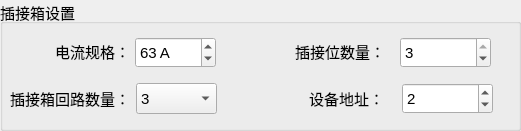
  <widget class="QGroupBox" name="groupBox_3">
   <property name="geometry">
    <rect>
     <x>0</x>
     <y>400</y>
     <width>521</width>
     <height>131</height>
    </rect>
   </property>
   <property name="font">
    <font>
     <pointsize>11</pointsize>
    </font>
   </property>
   <property name="title">
    <string>插接箱设置</string>
   </property>
   <widget class="QSpinBox" name="outNum">
    <property name="geometry">
     <rect>
      <x>400</x>
      <y>37</y>
      <width>91</width>
      <height>31</height>
     </rect>
    </property>
    <property name="font">
     <font>
      <pointsize>11</pointsize>
     </font>
    </property>
    <property name="suffix">
     <string/>
    </property>
    <property name="minimum">
     <number>1</number>
    </property>
    <property name="maximum">
     <number>3</number>
    </property>
    <property name="value">
     <number>3</number>
    </property>
   </widget>
   <widget class="QLabel" name="label_28">
    <property name="geometry">
     <rect>
      <x>265</x>
      <y>36</y>
      <width>120</width>
      <height>31</height>
     </rect>
    </property>
    <property name="minimumSize">
     <size>
      <width>120</width>
      <height>0</height>
     </size>
    </property>
    <property name="maximumSize">
     <size>
      <width>120</width>
      <height>16777215</height>
     </size>
    </property>
    <property name="font">
     <font>
      <family>微软雅黑</family>
      <pointsize>11</pointsize>
     </font>
    </property>
    <property name="text">
     <string>插接位数量：</string>
    </property>
    <property name="alignment">
     <set>Qt::AlignRight|Qt::AlignTrailing|Qt::AlignVCenter</set>
    </property>
   </widget>
   <widget class="QSpinBox" name="cirCur">
    <property name="geometry">
     <rect>
      <x>135</x>
      <y>37</y>
      <width>81</width>
      <height>31</height>
     </rect>
    </property>
    <property name="font">
     <font>
      <pointsize>11</pointsize>
     </font>
    </property>
    <property name="suffix">
     <string> A</string>
    </property>
    <property name="minimum">
     <number>30</number>
    </property>
    <property name="maximum">
     <number>120</number>
    </property>
    <property name="value">
     <number>63</number>
    </property>
   </widget>
   <widget class="QLabel" name="label_29">
    <property name="geometry">
     <rect>
      <x>10</x>
      <y>36</y>
      <width>120</width>
      <height>31</height>
     </rect>
    </property>
    <property name="minimumSize">
     <size>
      <width>120</width>
      <height>0</height>
     </size>
    </property>
    <property name="maximumSize">
     <size>
      <width>120</width>
      <height>16777215</height>
     </size>
    </property>
    <property name="font">
     <font>
      <family>微软雅黑</family>
      <pointsize>11</pointsize>
     </font>
    </property>
    <property name="text">
     <string>电流规格：</string>
    </property>
    <property name="alignment">
     <set>Qt::AlignRight|Qt::AlignTrailing|Qt::AlignVCenter</set>
    </property>
   </widget>
   <widget class="QLabel" name="label_21">
    <property name="geometry">
     <rect>
      <x>10</x>
      <y>88</y>
      <width>120</width>
      <height>20</height>
     </rect>
    </property>
    <property name="minimumSize">
     <size>
      <width>120</width>
      <height>0</height>
     </size>
    </property>
    <property name="maximumSize">
     <size>
      <width>120</width>
      <height>16777215</height>
     </size>
    </property>
    <property name="font">
     <font>
      <family>微软雅黑</family>
      <pointsize>11</pointsize>
     </font>
    </property>
    <property name="text">
     <string>插接箱回路数量：</string>
    </property>
    <property name="alignment">
     <set>Qt::AlignRight|Qt::AlignTrailing|Qt::AlignVCenter</set>
    </property>
   </widget>
   <widget class="QComboBox" name="cirNum">
    <property name="geometry">
     <rect>
      <x>136</x>
      <y>83</y>
      <width>81</width>
      <height>31</height>
     </rect>
    </property>
    <item>
     <property name="text">
      <string>3</string>
     </property>
    </item>
    <item>
     <property name="text">
      <string>6</string>
     </property>
    </item>
    <item>
     <property name="text">
      <string>9</string>
     </property>
    </item>
   </widget>
   <widget class="QLabel" name="label_23">
    <property name="geometry">
     <rect>
      <x>264</x>
      <y>83</y>
      <width>120</width>
      <height>31</height>
     </rect>
    </property>
    <property name="minimumSize">
     <size>
      <width>120</width>
      <height>0</height>
     </size>
    </property>
    <property name="maximumSize">
     <size>
      <width>120</width>
      <height>16777215</height>
     </size>
    </property>
    <property name="font">
     <font>
      <family>微软雅黑</family>
      <pointsize>11</pointsize>
     </font>
    </property>
    <property name="text">
     <string>设备地址：</string>
    </property>
    <property name="alignment">
     <set>Qt::AlignRight|Qt::AlignTrailing|Qt::AlignVCenter</set>
    </property>
   </widget>
   <widget class="QSpinBox" name="addr">
    <property name="geometry">
     <rect>
      <x>402</x>
      <y>83</y>
      <width>91</width>
      <height>31</height>
     </rect>
    </property>
    <property name="font">
     <font>
      <pointsize>11</pointsize>
     </font>
    </property>
    <property name="maximum">
     <number>9</number>
    </property>
    <property name="value">
     <number>2</number>
    </property>
   </widget>
  </widget>
